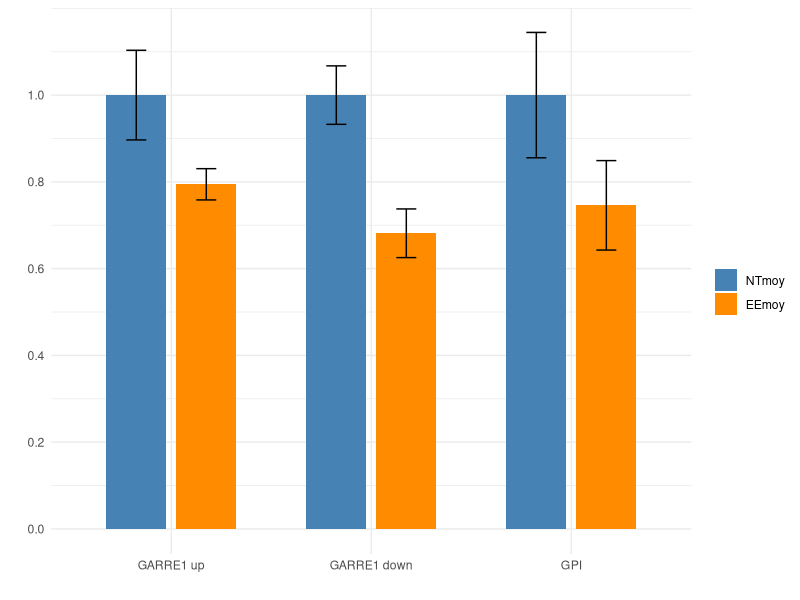
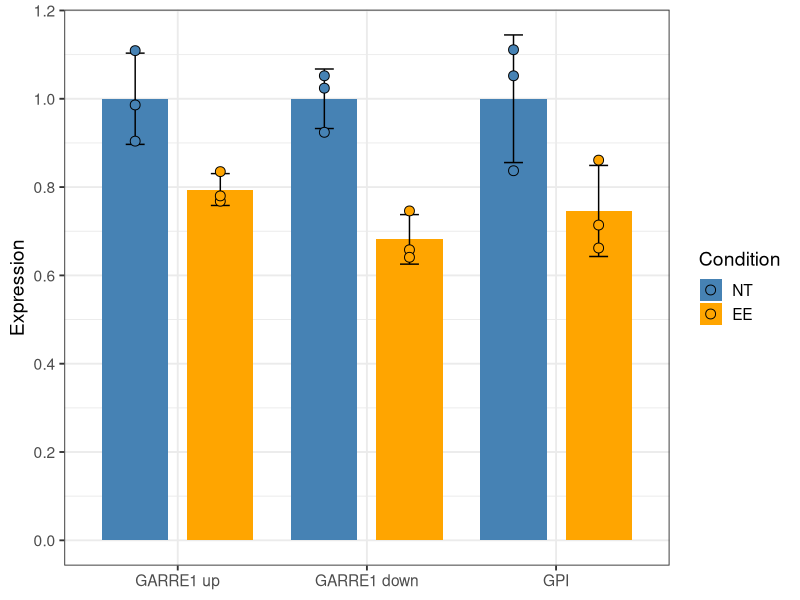

These figures' R source, in order:
setwd("/shared/home/bballester/2.exons/crispri_individual_plots/")



# Load necessary libraries
library(ggplot2)
library(reshape2)

# Read the data
data <- read.csv("GARRE1_CRISPRI.csv")

# Convert Target to a factor to preserve order
data$Target <- factor(data$Target, levels = data$Target)

# Reshape data to long format for ggplot2
long_data <- melt(data, id.vars = "Target", measure.vars = c("NTmoy", "EEmoy"), 
                  variable.name = "Condition", value.name = "Mean")

# Create a corresponding standard deviation column
long_data$STD <- c(data$`NT.STD`, data$`Exon.STD`)

pdf("GARRE1_CRISPRI-barplot1.pdf", width=5, height=5)

# Create the bar plot with error bars
ggplot(long_data, aes(x = Target, y = Mean, fill = Condition)) +
  geom_bar(stat = "identity", position = position_dodge(width = 0.7), width = 0.6) +
  geom_errorbar(aes(ymin = Mean - STD, ymax = Mean + STD), 
                width = 0.2, position = position_dodge(width = 0.7)) +
  scale_fill_manual(values = c("NTmoy" = "steelblue", "EEmoy" = "darkorange")) +
  scale_y_continuous(breaks = seq(0, max(long_data$Mean + long_data$STD), by = 0.2)) +  # Set y-axis increments by 0.2
  theme_minimal() +
  labs(y = "", x = "", fill = "") +
  theme(axis.text.x = element_text(angle = 0, hjust = 0.5))

dev.off()




# -------------------------------------------------------------
# Script to plot replicate points alongside means
# -------------------------------------------------------------

# 1) Load libraries
library(tidyverse)

# 2) Example data
df <- tribble(
  ~Target,       ~NT1,    ~NT2,    ~NT3,    ~EE1,    ~EE2,    ~EE3, ~NTmoy, ~`NT STD`, ~EEmoy, ~`Exon STD`, ~p.values,
  "GARRE1 up",   1.109,   0.986,   0.904,   0.835,   0.768,   0.780,    1,     0.1033,   0.7944,  0.03607,     0.0156,
  "GARRE1 down", 0.924,   1.024,   1.052,   0.746,   0.658,   0.641,    1,     0.0674,   0.6816,  0.05610,     0.00163,
  "GPI",         1.111,   1.052,   0.837,   0.861,   0.662,   0.714,    1,     0.1445,   0.7459,  0.10311,     0.03413
)

# 3) Reshape replicates into long form: one row per Target–Condition–Replicate
df_reps <- df %>%
  select(Target, NT1, NT2, NT3, EE1, EE2, EE3) %>%
  pivot_longer(
    cols       = c(NT1, NT2, NT3, EE1, EE2, EE3),
    names_to   = "Rep",
    values_to  = "Value"
  ) %>%
  mutate(
    # Identify NT vs EE by the prefix in the column name
    Condition = if_else(str_detect(Rep, "^NT"), "NT", "EE")
  )

# 4) Reshape means and SDs similarly
df_means <- df %>%
  select(Target, NTmoy, `NT STD`, EEmoy, `Exon STD`) %>%
  pivot_longer(
    cols       = c(NTmoy, EEmoy),
    names_to   = "Condition",
    values_to  = "Mean",
    names_pattern = "(NT|EE).*"  # extracts 'NT' or 'EE' from 'NTmoy','EEmoy'
  ) %>%
  mutate(
    # Match up the correct SD column
    SD = if_else(Condition == "NT", `NT STD`, `Exon STD`)
  )

# 5) Convert both data frames to factor variables
#    so we can control the order of Targets and Conditions
df_reps <- df_reps %>%
  mutate(
    Target = factor(Target, levels = c("GARRE1 up", "GARRE1 down", "GPI")),
    Condition = factor(Condition, levels = c("NT", "EE"))  # NT first, then EE
  )

df_means <- df_means %>%
  mutate(
    Target = factor(Target, levels = c("GARRE1 up", "GARRE1 down", "GPI")),
    Condition = factor(Condition, levels = c("NT", "EE"))
  )

# 6) Plot it
pdf("GARRE1_CRISPRI-barplot2.pdf", width=5, height=5)

ggplot() +
  # Bars + error bars
  geom_col(
    data = df_means,
    aes(x = Target, y = Mean, fill = Condition),
    position = position_dodge(width = 0.9),
    width = 0.7
  ) +
  geom_errorbar(
    data = df_means,
    aes(x = Target, ymin = Mean - SD, ymax = Mean + SD, group = Condition),
    position = position_dodge(width = 0.9),
    width = 0.2
  ) +
  # Points for replicates
  geom_point(
    data = df_reps,
    aes(x = Target, y = Value, fill = Condition),
    position = position_dodge(width = 0.9),
    shape = 21,
    size = 3
  ) +
  scale_fill_manual(values = c("NT" = "steelblue", "EE" = "orange")) +
  # specify the y-axis tick spacing
  scale_y_continuous(breaks = seq(0, 1.4, 0.2)) +
  theme_bw(base_size = 14) +
  labs(
    fill = "Condition",
    x = NULL,
    y = "Expression"
  )
dev.off()




